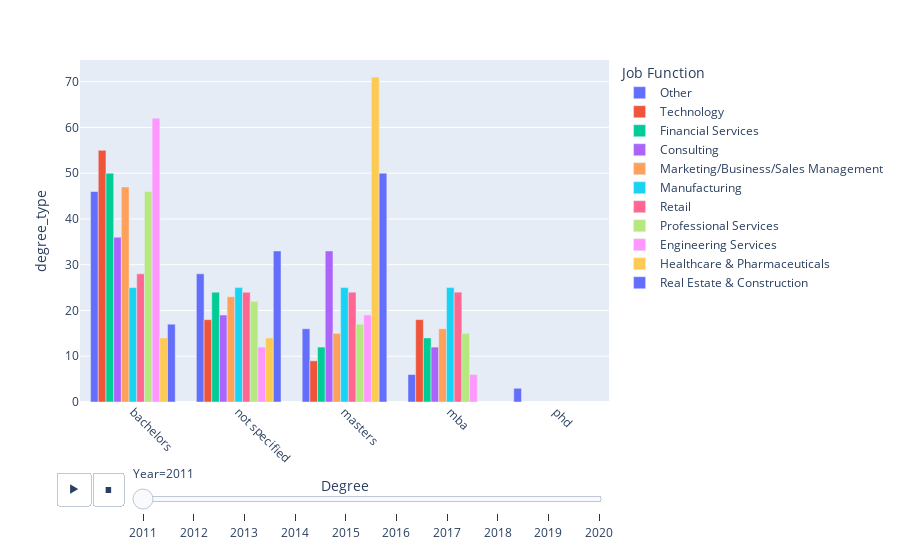

Write notebook code for a chart like this one.
### Code cell
# visualize the degrees.

DegreeData["Year"] = DegreeData["Year"].astype(str)

import plotly.express as px

fig = px.bar(DegreeData, x="Degree", y="degree_type",color = 'Job Function', animation_frame ='Year', barmode = 'group')
fig.update_layout(barmode='group', xaxis_tickangle=45)
fig.show()

### Figure 1 — Plotly figure (JSON) as saved in the notebook; plotly's stock layout.template omitted (floating-point values rounded to 4 significant figures)
{"data": [{"alignmentgroup": "True", "hovertemplate": "Job Function=Other<br>Year=2011<br>Degree=%{x}<br>degree_type=%{y}<extra></extra>", "legendgroup": "Other", "marker": {"color": "#636efa"}, "name": "Other", "offsetgroup": "Other", "orientation": "v", "showlegend": true, "textposition": "auto", "type": "bar", "x": ["bachelors", "not specified", "masters", "mba", "phd"], "xaxis": "x", "y": [46, 28, 16, 6, 3], "yaxis": "y"}, {"alignmentgroup": "True", "hovertemplate": "Job Function=Technology<br>Year=2011<br>Degree=%{x}<br>degree_type=%{y}<extra></extra>", "legendgroup": "Technology", "marker": {"color": "#EF553B"}, "name": "Technology", "offsetgroup": "Technology", "orientation": "v", "showlegend": true, "textposition": "auto", "type": "bar", "x": ["bachelors", "not specified", "mba", "masters"], "xaxis": "x", "y": [55, 18, 18, 9], "yaxis": "y"}, {"alignmentgroup": "True", "hovertemplate": "Job Function=Financial Services<br>Year=2011<br>Degree=%{x}<br>degree_type=%{y}<extra></extra>", "legendgroup": "Financial Services", "marker": {"color": "#00cc96"}, "name": "Financial Services", "offsetgroup": "Financial Services", "orientation": "v", "showlegend": true, "textposition": "auto", "type": "bar", "x": ["bachelors", "not specified", "mba", "masters"], "xaxis": "x", "y": [50, 24, 14, 12], "yaxis": "y"}, {"alignmentgroup": "True", "hovertemplate": "Job Function=Consulting<br>Year=2011<br>Degree=%{x}<br>degree_type=%{y}<extra></extra>", "legendgroup": "Consulting", "marker": {"color": "#ab63fa"}, "name": "Consulting", "offsetgroup": "Consulting", "orientation": "v", "showlegend": true, "textposition": "auto", "type": "bar", "x": ["bachelors", "masters", "not specified", "mba"], "xaxis": "x", "y": [36, 33, 19, 12], "yaxis": "y"}, {"alignmentgroup": "True", "hovertemplate": "Job Function=Marketing/Business/Sales Management<br>Year=2011<br>Degree=%{x}<br>degree_type=%{y}<extra></extra>", "legendgroup": "Marketing/Business/Sales Management", "marker": {"color": "#FFA15A"}, "name": "Marketing/Business/Sales Management", "offsetgroup": "Marketing/Business/Sales Management", "orientation": "v", "showlegend": true, "textposition": "auto", "type": "bar", "x": ["bachelors", "not specified", "mba", "masters"], "xaxis": "x", "y": [47, 23, 16, 15], "yaxis": "y"}, {"alignmentgroup": "True", "hovertemplate": "Job Function=Manufacturing<br>Year=2011<br>Degree=%{x}<br>degree_type=%{y}<extra></extra>", "legendgroup": "Manufacturing", "marker": {"color": "#19d3f3"}, "name": "Manufacturing", "offsetgroup": "Manufacturing", "orientation": "v", "showlegend": true, "textposition": "auto", "type": "bar", "x": ["not specified", "bachelors", "masters", "mba"], "xaxis": "x", "y": [25, 25, 25, 25], "yaxis": "y"}, {"alignmentgroup": "True", "hovertemplate": "Job Function=Retail<br>Year=2011<br>Degree=%{x}<br>degree_type=%{y}<extra></extra>", "legendgroup": "Retail", "marker": {"color": "#FF6692"}, "name": "Retail", "offsetgroup": "Retail", "orientation": "v", "showlegend": true, "textposition": "auto", "type": "bar", "x": ["bachelors", "not specified", "masters", "mba"], "xaxis": "x", "y": [28, 24, 24, 24], "yaxis": "y"}, {"alignmentgroup": "True", "hovertemplate": "Job Function=Professional Services<br>Year=2011<br>Degree=%{x}<br>degree_type=%{y}<extra></extra>", "legendgroup": "Professional Services", "marker": {"color": "#B6E880"}, "name": "Professional Services", "offsetgroup": "Professional Services", "orientation": "v", "showlegend": true, "textposition": "auto", "type": "bar", "x": ["bachelors", "not specified", "masters", "mba"], "xaxis": "x", "y": [46, 22, 17, 15], "yaxis": "y"}, {"alignmentgroup": "True", "hovertemplate": "Job Function=Engineering Services<br>Year=2011<br>Degree=%{x}<br>degree_type=%{y}<extra></extra>", "legendgroup": "Engineering Services", "marker": {"color": "#FF97FF"}, "name": "Engineering Services", "offsetgroup": "Engineering Services", "orientation": "v", "showlegend": true, "textposition": "auto", "type": "bar", "x": ["bachelors", "masters", "not specified", "mba"], "xaxis": "x", "y": [62, 19, 12, 6], "yaxis": "y"}, {"alignmentgroup": "True", "hovertemplate": "Job Function=Healthcare & Pharmaceuticals<br>Year=2011<br>Degree=%{x}<br>degree_type=%{y}<extra></extra>", "legendgroup": "Healthcare & Pharmaceuticals", "marker": {"color": "#FECB52"}, "name": "Healthcare & Pharmaceuticals", "offsetgroup": "Healthcare & Pharmaceuticals", "orientation": "v", "showlegend": true, "textposition": "auto", "type": "bar", "x": ["masters", "not specified", "bachelors"], "xaxis": "x", "y": [71, 14, 14], "yaxis": "y"}, {"alignmentgroup": "True", "hovertemplate": "Job Function=Real Estate & Construction<br>Year=2011<br>Degree=%{x}<br>degree_type=%{y}<extra></extra>", "legendgroup": "Real Estate & Construction", "marker": {"color": "#636efa"}, "name": "Real Estate & Construction", "offsetgroup": "Real Estate & Construction", "orientation": "v", "showlegend": true, "textposition": "auto", "type": "bar", "x": ["masters", "not specified", "bachelors"], "xaxis": "x", "y": [50, 33, 17], "yaxis": "y"}], "layout": {"barmode": "group", "legend": {"title": {"text": "Job Function"}, "tracegroupgap": 0}, "margin": {"t": 60}, "sliders": [{"active": 0, "currentvalue": {"prefix": "Year="}, "len": 0.9, "pad": {"b": 10, "t": 60}, "steps": [{"args": [["2011"], {"frame": {"duration": 0, "redraw": true}, "fromcurrent": true, "mode": "immediate", "transition": {"duration": 0, "easing": "linear"}}], "label": "2011", "method": "animate"}, {"args": [["2012"], {"frame": {"duration": 0, "redraw": true}, "fromcurrent": true, "mode": "immediate", "transition": {"duration": 0, "easing": "linear"}}], "label": "2012", "method": "animate"}, {"args": [["2013"], {"frame": {"duration": 0, "redraw": true}, "fromcurrent": true, "mode": "immediate", "transition": {"duration": 0, "easing": "linear"}}], "label": "2013", "method": "animate"}, {"args": [["2014"], {"frame": {"duration": 0, "redraw": true}, "fromcurrent": true, "mode": "immediate", "transition": {"duration": 0, "easing": "linear"}}], "label": "2014", "method": "animate"}, {"args": [["2015"], {"frame": {"duration": 0, "redraw": true}, "fromcurrent": true, "mode": "immediate", "transition": {"duration": 0, "easing": "linear"}}], "label": "2015", "method": "animate"}, {"args": [["2016"], {"frame": {"duration": 0, "redraw": true}, "fromcurrent": true, "mode": "immediate", "transition": {"duration": 0, "easing": "linear"}}], "label": "2016", "method": "animate"}, {"args": [["2017"], {"frame": {"duration": 0, "redraw": true}, "fromcurrent": true, "mode": "immediate", "transition": {"duration": 0, "easing": "linear"}}], "label": "2017", "method": "animate"}, {"args": [["2018"], {"frame": {"duration": 0, "redraw": true}, "fromcurrent": true, "mode": "immediate", "transition": {"duration": 0, "easing": "linear"}}], "label": "2018", "method": "animate"}, {"args": [["2019"], {"frame": {"duration": 0, "redraw": true}, "fromcurrent": true, "mode": "immediate", "transition": {"duration": 0, "easing": "linear"}}], "label": "2019", "method": "animate"}, {"args": [["2020"], {"frame": {"duration": 0, "redraw": true}, "fromcurrent": true, "mode": "immediate", "transition": {"duration": 0, "easing": "linear"}}], "label": "2020", "method": "animate"}], "x": 0.1, "xanchor": "left", "y": 0, "yanchor": "top"}], "updatemenus": [{"buttons": [{"args": [null, {"frame": {"duration": 500, "redraw": true}, "fromcurrent": true, "mode": "immediate", "transition": {"duration": 500, "easing": "linear"}}], "label": "&#9654;", "method": "animate"}, {"args": [[null], {"frame": {"duration": 0, "redraw": true}, "fromcurrent": true, "mode": "immediate", "transition": {"duration": 0, "easing": "linear"}}], "label": "&#9724;", "method": "animate"}], "direction": "left", "pad": {"r": 10, "t": 70}, "showactive": false, "type": "buttons", "x": 0.1, "xanchor": "right", "y": 0, "yanchor": "top"}], "xaxis": {"anchor": "y", "domain": [0, 1], "tickangle": 45, "title": {"text": "Degree"}}, "yaxis": {"anchor": "x", "domain": [0, 1], "title": {"text": "degree_type"}}}}
